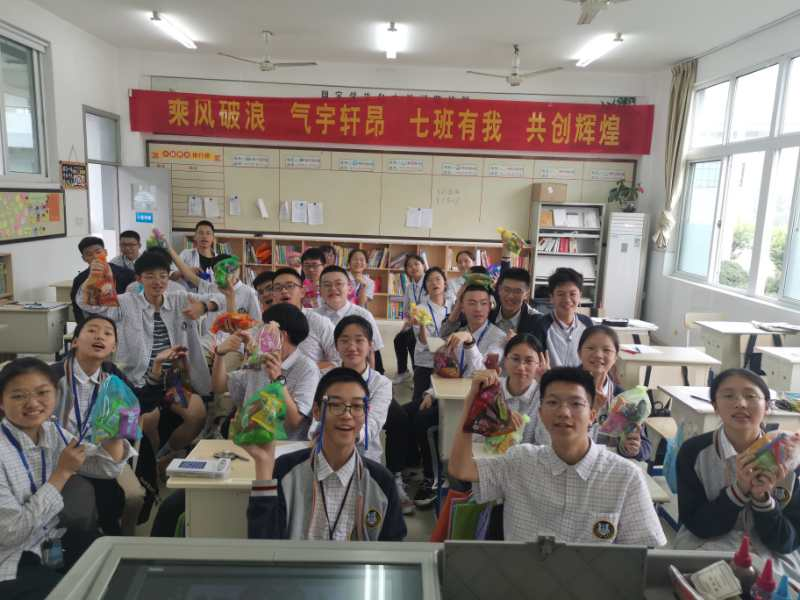
#> input picture 牛艾杯/代码/人脸/1.jpg, 800 x 600 px
$ python 'import cv2 as cv.py'
#> lines starting #> are read from the running program, lines starting #| are printed output that depends on the picture; after the words box and inside, x2 and y2 are one past the last pixel; in counts of white or black regions, pixels touching at a corner belong together
import cv2
from PIL import Image
from matplotlib import pyplot as plt
import pathlib2 as pl

faceCascade = cv2.CascadeClassifier("./haarcascade_frontalface_default.xml")
img = cv2.imread("./1.jpg")
#> img is the input picture: shape (600, 800, 3); mean B, G, R 118.7, 124.4, 132.4
gray = cv2.cvtColor(img,cv2.COLOR_BGR2GRAY)
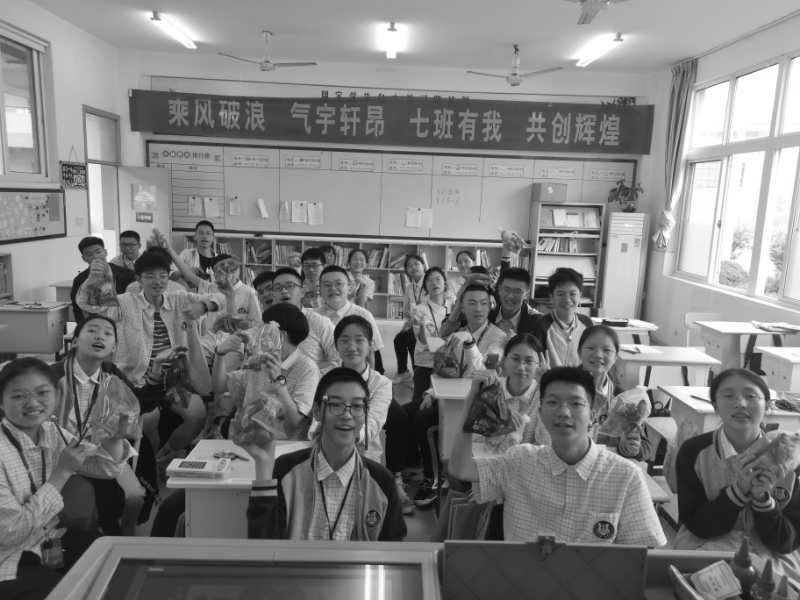
#> gray: shape (600, 800); min 1, max 255, mean 126.2
faces = faceCascade.detectMultiScale(gray,scaleFactor= 1.1,minNeighbors=8,minSize=(55, 55),flags=cv2.CASCADE_SCALE_IMAGE)
#> faces = [[3, 370, 59, 59], [709, 371, 60, 60], [533, 378, 62, 62], [313, 380, 64, 64]]

for (x, y, w, h) in faces:
    cv2.rectangle(img, (x, y), (x+w, y+h), (0, 0, 255), 2)
#> this loop made 4 passes
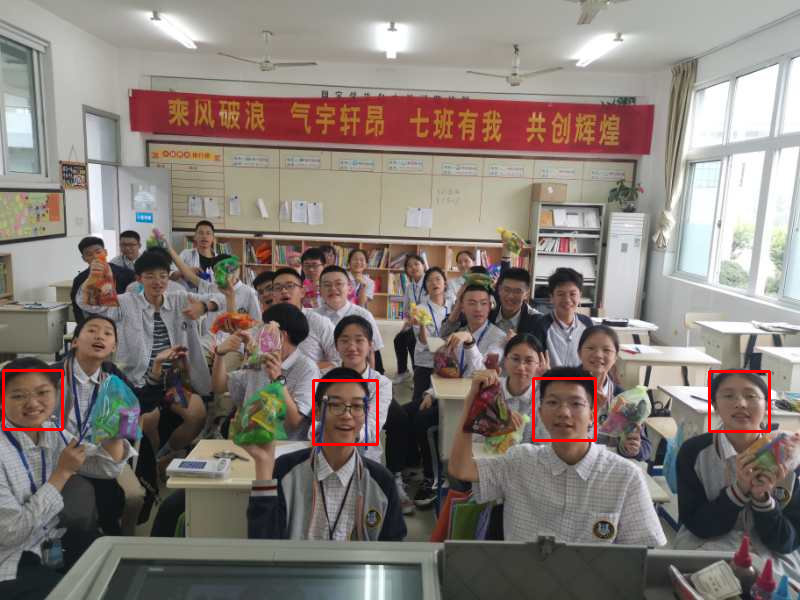
#> img: shape (600, 800, 3); 0.61% of pixels changed, all inside (x1, y1, x2, y2) = (2, 369, 771, 446)
plt.imshow(img[:,:,[2,1,0]])
plt.show()
smileCascade = cv2.CascadeClassifier("./haarcascade_smile.xml")

for (x, y, w, h) in faces:
    cv2.rectangle(img, (x, y), (x+w, y+h), (0, 0, 255), 2)
    roi_gray = gray[y:y+h, x:x+w]
    roi_color = img[y:y+h, x:x+w]
#> this loop made 4 passes
#> pass 1, `roi_gray = gray[y:y+h, x:x+w]`:
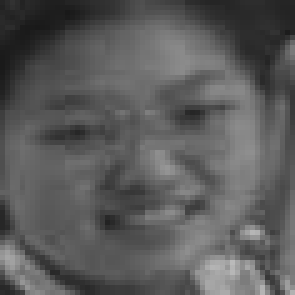
#> roi_gray: shape (59, 59) (shown 5 times larger); min 25, max 186, mean 90.6
#> pass 1, `roi_color = img[y:y+h, x:x+w]`:
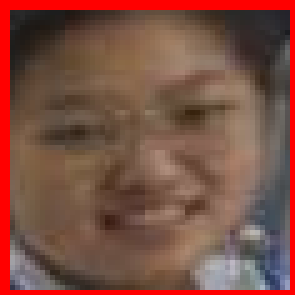
#> roi_color: shape (59, 59, 3) (shown 5 times larger); mean B, G, R 67.1, 79.2, 124.1
#> pass 2, `roi_color = img[y:y+h, x:x+w]`:
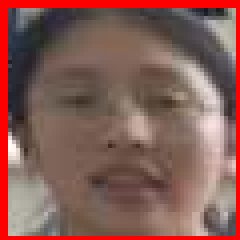
#> roi_color: shape (60, 60, 3) (shown 4 times larger); mean B, G, R 86, 92.8, 134
smile = smileCascade.detectMultiScale(roi_gray,scaleFactor= 1.16,minNeighbors=35,minSize=(25, 25),flags=cv2.CASCADE_SCALE_IMAGE)
#> smile = ()
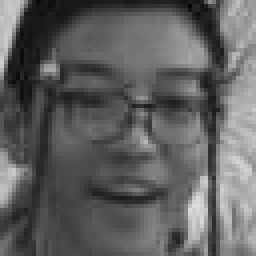
#> roi_gray: shape (64, 64) (shown 4 times larger); min 6, max 223, mean 95.5

for (x2, y2, w2, h2) in smile:
    cv2.rectangle(roi_color, (x2, y2), (x2+w2, y2+h2), (255, 0, 0), 2)
    cv2.putText(img,'smile',(x,y-7), 3, 1.2, (0, 255, 0), 2, cv2.LINE_AA)
#> this loop made 0 passes
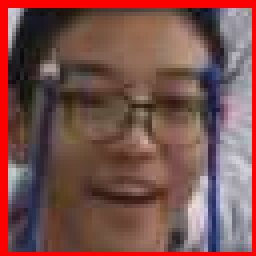
#> roi_color: shape (64, 64, 3) (shown 4 times larger); mean B, G, R 76.8, 80.8, 122.1

plt.imshow(img[:,:,[2,1,0]])
plt.show()
